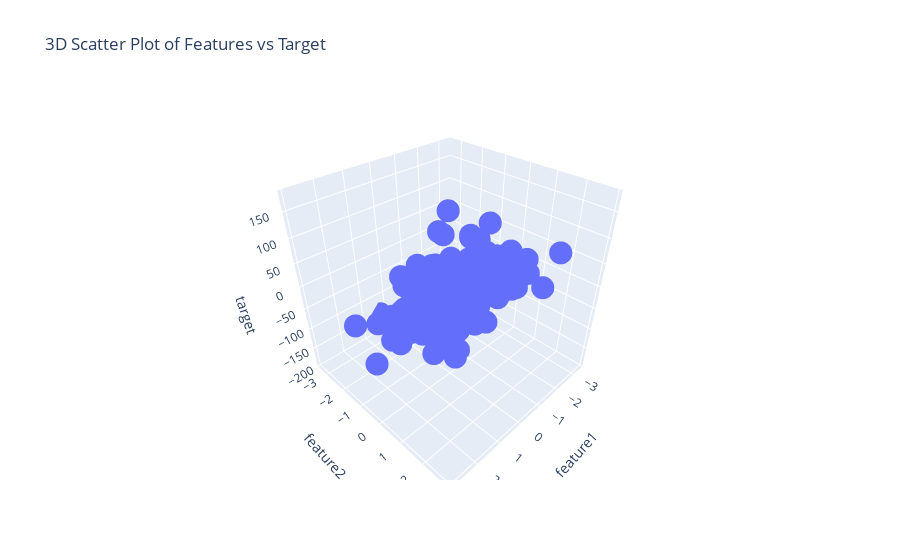

Here is the notebook cell this chart was saved with:
### Code cell
fig = px.scatter_3d(df, x='feature1', y='feature2', z='target', title='3D Scatter Plot of Features vs Target')
fig.show()

### Figure 1 — Plotly figure (JSON) as saved in the notebook; plotly's stock layout.template omitted (floating-point values rounded to 4 significant figures; data arrays with more than 128 entries replaced by an {"elided": "..."} marker saying what was removed)
{"data": [{"hovertemplate": "feature1=%{x}<br>feature2=%{y}<br>target=%{z}<extra></extra>", "legendgroup": "", "marker": {"color": "#636efa", "symbol": "circle"}, "mode": "markers", "name": "", "scene": "scene", "showlegend": false, "type": "scatter3d", "x": {"elided": "200 float values"}, "y": {"elided": "200 float values"}, "z": {"elided": "200 float values"}}], "layout": {"legend": {"tracegroupgap": 0}, "scene": {"domain": {"x": [0, 1], "y": [0, 1]}, "xaxis": {"title": {"text": "feature1"}}, "yaxis": {"title": {"text": "feature2"}}, "zaxis": {"title": {"text": "target"}}}, "title": {"text": "3D Scatter Plot of Features vs Target"}}}
